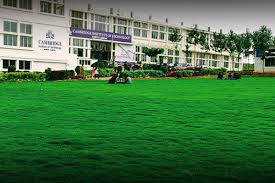
#> input picture Notebook/image/cit1.jpeg, 275 x 183 px
$ python -i f.py   (imports and definitions only)
#> lines starting #> are read from the running program, lines starting #| are printed output that depends on the picture
#> further down, picture is the input picture: shape (183, 275, 3); mean B, G, R 70, 117.2, 68.4
import cv2
import numpy as np


def filter_img(img):
    # --- Convert to float for better color math ---
    img = img.astype(np.float32) / 255.0

    # 🔹 Layer 1 – Base Smooth Denoise (preserve edges)
    layer1 = cv2.bilateralFilter(img, 9, 75, 75)
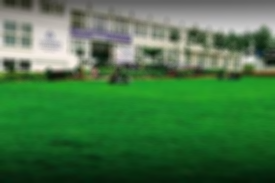
#> layer1: shape (183, 275, 3) float32; mean of channels 0, 1, 2 0.275, 0.46, 0.268; drawn as B, G, R

    # 🔹 Layer 2 – RGB Channel Boost (individual enhancement)
    b, g, r = cv2.split(layer1)
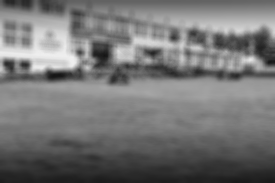
#> g: shape (183, 275) float32; min 0.0801, max 0.94, mean 0.46
    r = cv2.pow(r, 0.9) * 1.1   # brighten reds
    g = cv2.pow(g, 0.95) * 1.05 # balance greens
    b = cv2.pow(b, 0.9) * 1.1   # brighten blues
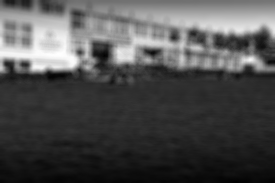
#> b: shape (183, 275) float32; min 0.0315, max 1.02, mean 0.335; drawn with min black and max white
    layer2 = cv2.merge((b, g, r))
    layer2 = np.clip(layer2, 0, 1)
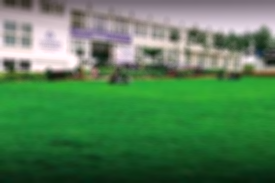
#> layer2: shape (183, 275, 3) float32; mean B, G, R 0.335, 0.5, 0.324

    # 🔹 Layer 3 – Sharpness Filter (RGB-space)
    kernel = np.array([
        [-1, -1, -1],
        [-1,  9, -1],
        [-1, -1, -1]
    ], dtype=np.float32)
    layer3 = cv2.filter2D(layer2, -1, kernel)
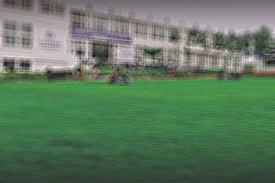
#> layer3: shape (183, 275, 3) float32; mean B, G, R 0.335, 0.5, 0.324; drawn with min black and max white

    # 🔹 Layer 4 – RGB Contrast Enhancement
    mean_color = np.mean(layer3, axis=(0,1))
#> mean_color = [0.335, 0.5, 0.324]
    contrast = np.clip((layer3 - mean_color) * 1.4 + mean_color, 0, 1)
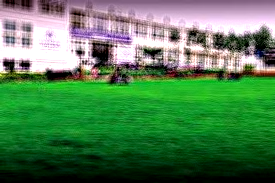
#> contrast: shape (183, 275, 3) float32; mean B, G, R 0.328, 0.495, 0.318

    # 🔹 Layer 5 – Glow + Brightness Balance
    bright = cv2.GaussianBlur(contrast, (0, 0), 2)
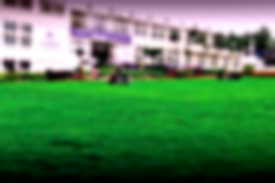
#> bright: shape (183, 275, 3) float32; mean B, G, R 0.328, 0.495, 0.318
    layer5 = cv2.addWeighted(contrast, 1.2, bright, -0.2, 0)

    # --- Convert back to 8-bit and save ---
    final = np.clip(layer5 * 255, 0, 255).astype(np.uint8)
    return final

>>> import cv2
>>> picture = cv2.imread('../../Notebook/image/cit1.jpeg')
>>> result = filter_img(picture)

$ run again, on Notebook/image/cit10.jpeg
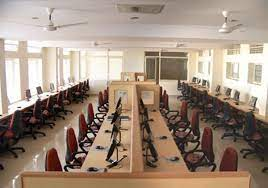
#> input picture Notebook/image/cit10.jpeg, 268 x 188 px
#> picture is the input picture: shape (188, 268, 3); mean B, G, R 126.5, 141.6, 160.2
#> in filter_img, `layer3 = cv2.filter2D(layer2, -1, kernel)`:
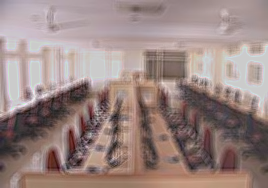
#> layer3: shape (188, 268, 3) float32; mean B, G, R 0.576, 0.597, 0.713; drawn with min black and max white
#> mean_color = [0.576, 0.597, 0.713]
#> in filter_img, `layer5 = cv2.addWeighted(contrast, 1.2, bright, -0.2, 0)`:
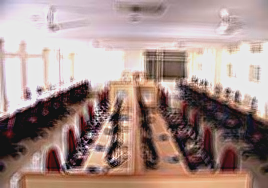
#> layer5: shape (188, 268, 3) float32; mean B, G, R 0.561, 0.586, 0.692; drawn with min black and max white
